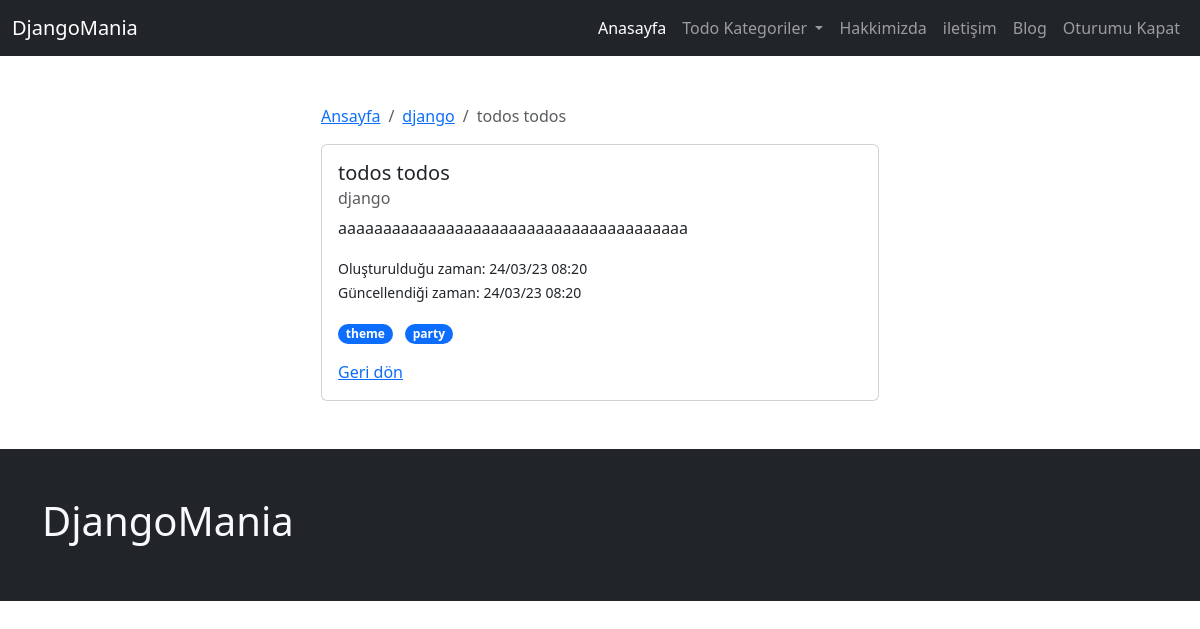
The app's page /todo/category/django/todo/2/ (signed in) with its own data.
### page/models.py (models this page shows, shortened)
class Page(models.Model):
    user = models.ForeignKey(User, on_delete=models.CASCADE)
    slug = AutoSlugField(populate_from='title', unique=True, )
    title = models.CharField(max_length=200)
    cover_image = models.ImageField(upload_to='page_image')
    content = tinymce_models.HTMLField(blank=True, null=True)
    is_active = models.BooleanField(default=False)
    created_at = models.DateTimeField(auto_now_add=True)
    updated_at = models.DateTimeField(auto_now=True)
    def get_absolute_urls(self):
        return reverse(
            'page:page_view',
            kwargs={
                "page_slug": self.slug,
            },
        )

### todo/models.py (models this page shows, shortened)
class Todo(models.Model):
    user = models.ForeignKey(User, on_delete=models.CASCADE)
    tag = models.ManyToManyField(TodoTag)
    category = models.ForeignKey(TodoCategory, on_delete=models.SET_NULL, null=True)
    title = models.CharField(max_length=200)
    content = models.TextField(blank=True, null=True)
    is_active = models.BooleanField(default=False)
    created_at = models.DateTimeField(auto_now_add=True)
    updated_at = models.DateTimeField(auto_now=True)

class TodoCategory(models.Model):
    title = models.CharField(max_length=200)
    slug = AutoSlugField(populate_from='title', unique=True, )
    is_active = models.BooleanField(default=False)
    created_at = models.DateTimeField(auto_now_add=True)
    updated_at = models.DateTimeField(auto_now=True)
    def __str__(self):
        return self.title
    def get_absolute_urls(self):
        return reverse(
            'todo:category_view',
            kwargs={
                "category_slug": self.slug
            }
        )

class TodoTag(models.Model):
    title = models.CharField(max_length=200)
    slug = AutoSlugField(populate_from='title', unique=True, )
    is_active = models.BooleanField(default=False)
    created_at = models.DateTimeField(auto_now_add=True)
    updated_at = models.DateTimeField(auto_now=True)
    def __str__(self):
        return self.title

### todo/views.py (the view)
# urls.py: path('category/<slug:category_slug>/todo/<int:id>/', todo_view, name='todo_view'),
@login_required(login_url = '/admin/login/' )
def todo_view(request,category_slug,id):
    todo=get_object_or_404(Todo, category__slug = category_slug, pk = id, user = request.user)
    context=dict(
        todo=todo,
        )
    return render(request,'todo/todo_detail.html',context)

### config/global_context_processors.py (called while the page is built)
def global_todo_categories_context(request):
    return dict(
        global_todo_categories=TodoCategory.objects.filter(is_active=True)
    )

def global_page_context(request):
      return dict(
        global_pages=Page.objects.filter(is_active=True)
    )

### todo/templates/todo/todo_detail.html
{% extends 'core/base.html' %}
{% block container %}
<div class="col-sm-6 offset-sm-3">
    <nav aria-label="breadcrumb">
        <ol class="breadcrumb">
            <li class="breadcrumb-item"><a href="/">Ansayfa</a></li>
            <li class="breadcrumb-item"><a href="{{ todo.category.get_absolute_urls }}">{{ todo.category.title }}</a></li>
            <li class="breadcrumb-item active" aria-current="page">{{ todo.title }}</li>
        </ol>
    </nav>
    <div class="card">
        <div class="card-body">
            <h5 class="card-title">{{ todo.title }}</h5>
            <h6 class="card-subtitle mb-2 text-muted">{{ todo.category }}</h6>
            <p class="card-text"> {{ todo.content }}</p>
            <ul class="list-unstyled">
                <li><small>Oluşturulduğu zaman: {{ todo.created_at|date:"d/m/y h:s" }}</small></li>
                <li><small>Güncellendiği zaman: {{ todo.updated_at|date:"d/m/y h:s" }}</small></li>
            </ul>
            <ul class="list-inline">
                {% for tag in todo.tag.all %}
                <li class="list-inline-item">
                    <a href="{{ tag.get_absolute_urls }}" class="">
                        <span class="badge rounded-pill text-bg-primary">{{ tag }}</span>
                    </a>
                </li>
                {% endfor %}
            </ul>
            <a href="/" class="card-link">Geri dön</a>
        </div>
    </div>
</div>
{% endblock container %}

### templates/core/navbar.html (shortened to what this page needs)
<nav class="navbar navbar-expand-lg bg-dark navbar-dark">
    <div class="container-fluid">
        <a class="navbar-brand" href="/">DjangoMania</a>
        <div class="collapse navbar-collapse" id="navbarNavDropdown">
            <ul class="navbar-nav ms-auto">
                <li class="nav-item">
                    <a class="nav-link active" aria-current="page" href="/">Anasayfa</a>
                </li>
                <li class="nav-item dropdown">
                    <a class="nav-link dropdown-toggle" href="#" role="button" data-bs-toggle="dropdown"
                        aria-expanded="false">
                        Todo Kategoriler
                    </a>
                </li>
                {% for page in global_pages %}
                <li class="nav-item">
                    <a class="nav-link" aria-current="page" href="{{ page.get_absolute_urls }}">{{ page.title }}</a>
                </li>
                {% endfor %}
                <li class="nav-item">
                    <a class="nav-link" aria-current="page" href="{% url 'blog:all_post_view' %}">Blog</a>
                </li>
                {% if request.user.is_authenticated %}
                <li class="nav-item">
                    <a class="nav-link" aria-current="page" href="{% url 'logout_view' %}">Oturumu Kapat</a>
                </li>
                {% endif %}
            </ul>
        </div>
    </div>
</nav>

### records on screen
Page: title "Hakkimizda"
Page: title "iletişim"
Todo: category "django", title "todos todos", content "aaaaaaaaaaaaaaaaaaaaaaaaaaaaaaaaaaaaaaa", created_at "24/03/23 08:20", updated_at "24/03/23 08:20"
TodoTag: title "theme"
TodoTag: title "party"
